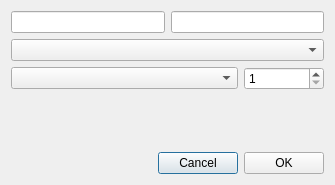
<?xml version="1.0" encoding="UTF-8"?>
<ui version="4.0">
 <class>DialogSetGenericWidget</class>
 <widget class="QDialog" name="DialogSetGenericWidget">
  <property name="windowModality">
   <enum>Qt::ApplicationModal</enum>
  </property>
  <property name="geometry">
   <rect>
    <x>0</x>
    <y>0</y>
    <width>335</width>
    <height>185</height>
   </rect>
  </property>
  <property name="windowTitle">
   <string>Structs</string>
  </property>
  <property name="modal">
   <bool>true</bool>
  </property>
  <layout class="QVBoxLayout" name="verticalLayout">
   <item>
    <layout class="QHBoxLayout" name="horizontalLayout_3">
     <item>
      <widget class="XLineEditHEX" name="lineEditOffset">
       <property name="readOnly">
        <bool>true</bool>
       </property>
      </widget>
     </item>
     <item>
      <widget class="XLineEditHEX" name="lineEditSize">
       <property name="readOnly">
        <bool>true</bool>
       </property>
      </widget>
     </item>
    </layout>
   </item>
   <item>
    <widget class="QComboBox" name="comboBoxStruct"/>
   </item>
   <item>
    <layout class="QHBoxLayout" name="horizontalLayout">
     <item>
      <widget class="QComboBox" name="comboBoxMode"/>
     </item>
     <item>
      <widget class="QSpinBox" name="spinBoxCount">
       <property name="maximumSize">
        <size>
         <width>80</width>
         <height>16777215</height>
        </size>
       </property>
       <property name="minimum">
        <number>1</number>
       </property>
       <property name="maximum">
        <number>1000</number>
       </property>
      </widget>
     </item>
    </layout>
   </item>
   <item>
    <spacer name="verticalSpacer">
     <property name="orientation">
      <enum>Qt::Vertical</enum>
     </property>
     <property name="sizeHint" stdset="0">
      <size>
       <width>20</width>
       <height>44</height>
      </size>
     </property>
    </spacer>
   </item>
   <item>
    <layout class="QHBoxLayout" name="horizontalLayout_2">
     <item>
      <spacer name="horizontalSpacer">
       <property name="orientation">
        <enum>Qt::Horizontal</enum>
       </property>
       <property name="sizeHint" stdset="0">
        <size>
         <width>40</width>
         <height>20</height>
        </size>
       </property>
      </spacer>
     </item>
     <item>
      <widget class="QPushButton" name="pushButtonCancel">
       <property name="text">
        <string>Cancel</string>
       </property>
      </widget>
     </item>
     <item>
      <widget class="QPushButton" name="pushButtonOK">
       <property name="text">
        <string>OK</string>
       </property>
      </widget>
     </item>
    </layout>
   </item>
  </layout>
 </widget>
 <customwidgets>
  <customwidget>
   <class>XLineEditHEX</class>
   <extends>QLineEdit</extends>
   <header>xlineedithex.h</header>
  </customwidget>
 </customwidgets>
 <resources/>
 <connections/>
</ui>
